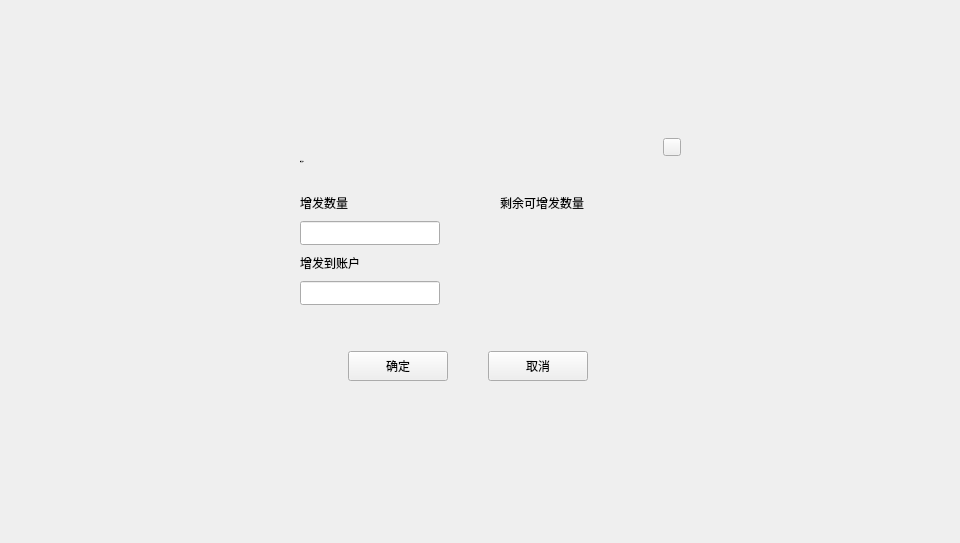
<?xml version="1.0" encoding="UTF-8"?>
<ui version="4.0">
 <class>IssueAssetDialog</class>
 <widget class="QDialog" name="IssueAssetDialog">
  <property name="geometry">
   <rect>
    <x>0</x>
    <y>0</y>
    <width>960</width>
    <height>543</height>
   </rect>
  </property>
  <property name="windowTitle">
   <string>Dialog</string>
  </property>
  <widget class="QWidget" name="widget" native="true">
   <property name="geometry">
    <rect>
     <x>0</x>
     <y>0</y>
     <width>960</width>
     <height>543</height>
    </rect>
   </property>
   <property name="font">
    <font>
     <family>Microsoft YaHei UI Light</family>
     <weight>75</weight>
     <bold>true</bold>
    </font>
   </property>
   <widget class="QWidget" name="containerWidget" native="true">
    <property name="geometry">
     <rect>
      <x>270</x>
      <y>131</y>
      <width>420</width>
      <height>280</height>
     </rect>
    </property>
    <property name="font">
     <font>
      <family>Microsoft YaHei UI Light</family>
     </font>
    </property>
    <widget class="QToolButton" name="cancelBtn">
     <property name="geometry">
      <rect>
       <x>218</x>
       <y>220</y>
       <width>100</width>
       <height>30</height>
      </rect>
     </property>
     <property name="font">
      <font>
       <family>微软雅黑</family>
       <weight>50</weight>
       <bold>false</bold>
      </font>
     </property>
     <property name="cursor">
      <cursorShape>PointingHandCursor</cursorShape>
     </property>
     <property name="focusPolicy">
      <enum>Qt::NoFocus</enum>
     </property>
     <property name="styleSheet">
      <string notr="true"/>
     </property>
     <property name="text">
      <string>取消</string>
     </property>
    </widget>
    <widget class="QToolButton" name="okBtn">
     <property name="geometry">
      <rect>
       <x>78</x>
       <y>220</y>
       <width>100</width>
       <height>30</height>
      </rect>
     </property>
     <property name="font">
      <font>
       <family>微软雅黑</family>
       <weight>50</weight>
       <bold>false</bold>
      </font>
     </property>
     <property name="cursor">
      <cursorShape>PointingHandCursor</cursorShape>
     </property>
     <property name="focusPolicy">
      <enum>Qt::NoFocus</enum>
     </property>
     <property name="styleSheet">
      <string notr="true"/>
     </property>
     <property name="text">
      <string>确定</string>
     </property>
    </widget>
    <widget class="QToolButton" name="closeBtn">
     <property name="geometry">
      <rect>
       <x>393</x>
       <y>7</y>
       <width>18</width>
       <height>18</height>
      </rect>
     </property>
     <property name="cursor">
      <cursorShape>PointingHandCursor</cursorShape>
     </property>
     <property name="focusPolicy">
      <enum>Qt::NoFocus</enum>
     </property>
     <property name="styleSheet">
      <string notr="true"/>
     </property>
     <property name="text">
      <string/>
     </property>
    </widget>
    <widget class="QLabel" name="label_3">
     <property name="geometry">
      <rect>
       <x>30</x>
       <y>60</y>
       <width>120</width>
       <height>24</height>
      </rect>
     </property>
     <property name="font">
      <font>
       <family>微软雅黑</family>
       <weight>50</weight>
       <bold>false</bold>
      </font>
     </property>
     <property name="text">
      <string>增发数量</string>
     </property>
     <property name="alignment">
      <set>Qt::AlignLeading|Qt::AlignLeft|Qt::AlignVCenter</set>
     </property>
    </widget>
    <widget class="QLineEdit" name="amountLineEdit">
     <property name="geometry">
      <rect>
       <x>30</x>
       <y>90</y>
       <width>140</width>
       <height>24</height>
      </rect>
     </property>
     <property name="font">
      <font>
       <family>微软雅黑</family>
       <weight>50</weight>
       <bold>false</bold>
      </font>
     </property>
     <property name="contextMenuPolicy">
      <enum>Qt::DefaultContextMenu</enum>
     </property>
     <property name="styleSheet">
      <string notr="true"/>
     </property>
     <property name="maxLength">
      <number>20</number>
     </property>
    </widget>
    <widget class="QLabel" name="label_5">
     <property name="geometry">
      <rect>
       <x>30</x>
       <y>20</y>
       <width>200</width>
       <height>20</height>
      </rect>
     </property>
     <property name="font">
      <font>
       <family>微软雅黑</family>
       <pointsize>-1</pointsize>
       <weight>50</weight>
       <italic>false</italic>
       <bold>false</bold>
      </font>
     </property>
     <property name="styleSheet">
      <string notr="true">QLabel{font:  14px &quot;微软雅黑&quot;;}

</string>
     </property>
     <property name="text">
      <string>增发资产</string>
     </property>
     <property name="alignment">
      <set>Qt::AlignLeading|Qt::AlignLeft|Qt::AlignVCenter</set>
     </property>
    </widget>
    <widget class="QLabel" name="label_7">
     <property name="geometry">
      <rect>
       <x>30</x>
       <y>120</y>
       <width>120</width>
       <height>24</height>
      </rect>
     </property>
     <property name="font">
      <font>
       <family>微软雅黑</family>
       <weight>50</weight>
       <bold>false</bold>
      </font>
     </property>
     <property name="text">
      <string>增发到账户</string>
     </property>
     <property name="alignment">
      <set>Qt::AlignLeading|Qt::AlignLeft|Qt::AlignVCenter</set>
     </property>
    </widget>
    <widget class="QLineEdit" name="toAccountLineEdit">
     <property name="geometry">
      <rect>
       <x>30</x>
       <y>150</y>
       <width>140</width>
       <height>24</height>
      </rect>
     </property>
     <property name="font">
      <font>
       <family>微软雅黑</family>
       <weight>50</weight>
       <bold>false</bold>
      </font>
     </property>
     <property name="contextMenuPolicy">
      <enum>Qt::DefaultContextMenu</enum>
     </property>
     <property name="styleSheet">
      <string notr="true"/>
     </property>
     <property name="maxLength">
      <number>20</number>
     </property>
    </widget>
    <widget class="QLabel" name="label_4">
     <property name="geometry">
      <rect>
       <x>230</x>
       <y>60</y>
       <width>120</width>
       <height>24</height>
      </rect>
     </property>
     <property name="font">
      <font>
       <family>微软雅黑</family>
       <weight>50</weight>
       <bold>false</bold>
      </font>
     </property>
     <property name="text">
      <string>剩余可增发数量</string>
     </property>
     <property name="alignment">
      <set>Qt::AlignLeading|Qt::AlignLeft|Qt::AlignVCenter</set>
     </property>
    </widget>
    <widget class="QLabel" name="availableLabel">
     <property name="geometry">
      <rect>
       <x>230</x>
       <y>90</y>
       <width>160</width>
       <height>24</height>
      </rect>
     </property>
     <property name="font">
      <font>
       <family>微软雅黑</family>
       <weight>50</weight>
       <bold>false</bold>
      </font>
     </property>
     <property name="text">
      <string/>
     </property>
     <property name="alignment">
      <set>Qt::AlignLeading|Qt::AlignLeft|Qt::AlignVCenter</set>
     </property>
    </widget>
   </widget>
  </widget>
 </widget>
 <resources/>
 <connections/>
</ui>
